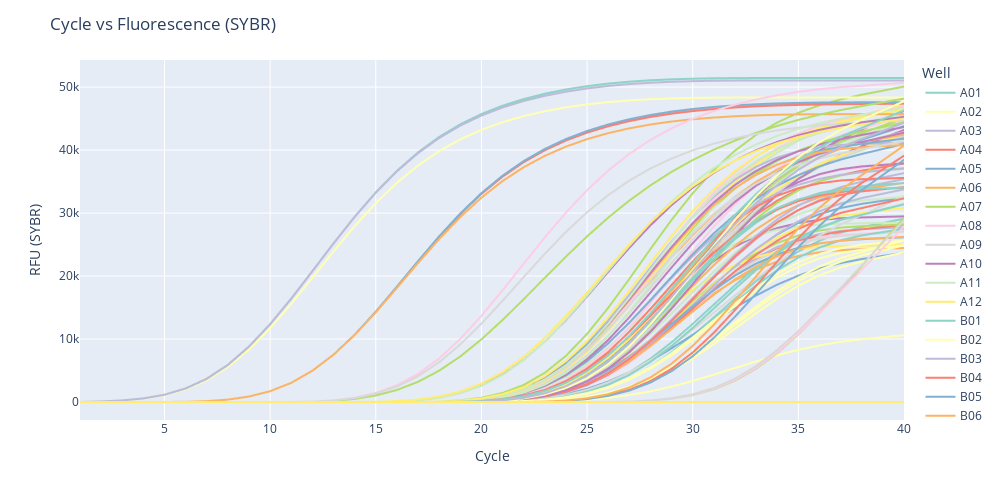
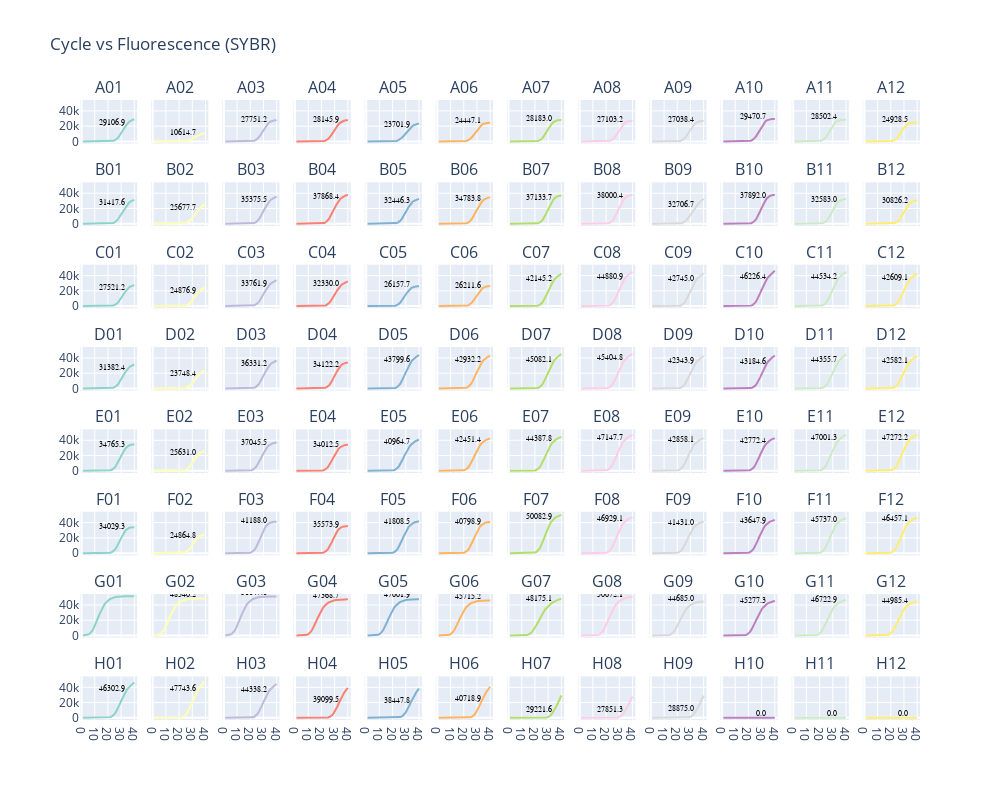

The notebook cell saved with these charts, in order:
### Code cell
# instantiate probes
# probeCy5 = FluorVis('Cy5')
# probeFAM = FluorVis('FAM')
# probeHEX = FluorVis('HEX')
probeSYBR = FluorVis('SYBR')

FluorVis.plotAllWells(probeSYBR)
FluorVis.plotIndWells(probeSYBR)
# FluorVis.plotAllWells(probeCy5)
# FluorVis.plotIndWells(probeCy5)
